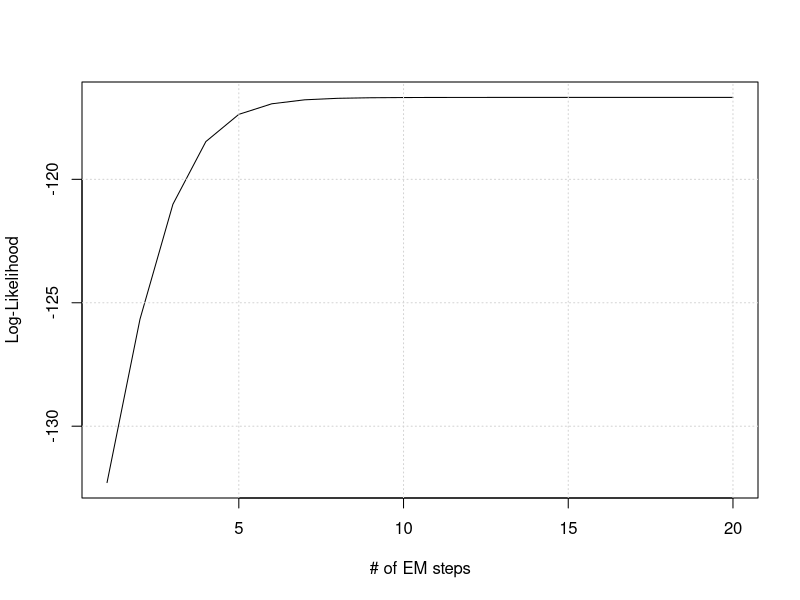
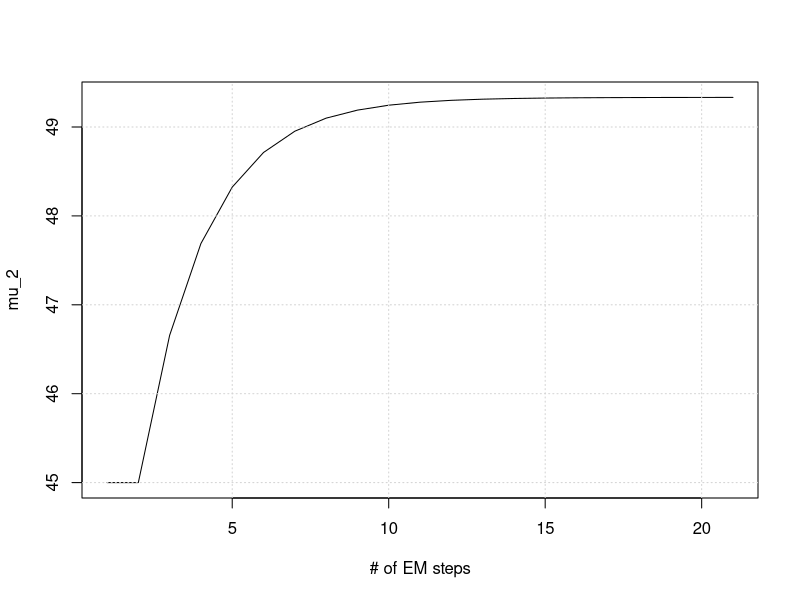

Recreate these plots in R, in order.
#library(VIM)
#data(sleep, package = "VIM")
#data(tao, package = "VIM")
#data(chorizonDL, package = "VIM")
#data(testdata, package = "VIM")

####################
### EM Algorithm ###
####################

initialize <- function(data) {
  x <- data[,1]
  y <- na.omit(data[,2])
  n <- length(x)
  
  # Initalize
  mu <- c(mean(x), mean(y))
  #cov <- matrix(c(var(x), 0, 0, var(y)), nrow = 2, ncol = 2) # Unbiased
  s_xx <- (1/n)*(sum(x^2) - sum(x)^2/n)
  s_yy <- (1/n)*(sum(y^2) - sum(y)^2/n)
  cov <- matrix(c(s_xx, 0, 0, s_yy), nrow = 2, ncol = 2)
  
  return(list(mu = mu, cov = cov))
}

emstep <- function(data, indicator, params) {
  mu <- params$mu
  cov <- params$cov
  x <- data[,1]
  y <- data[,2]
  n <- length(x)
  
  ## E step, update data
  
  # Regression estimation
  beta_1 <- cov[1,2]/cov[1,1]
  beta_0 <- mu[2] - beta_1*mu[1]
  sig_y_x <- cov[2,2] - beta_1^2*cov[1,1]
  
  # Imputation
  y[indicator] <- beta_0 + beta_1*x[indicator]
  
  # Estimate sufficient statistics
  sum_y <- sum(y)
  sum_xy <- sum(x*y)
  sum_yy <- sum(c(y[indicator]^2 + sig_y_x, y[!indicator]^2))
  
  ## M step, update parameters
  
  mu[2] <- mean(y)
  #cov[1,2] <- cov[2,1] <-  (1/(n-1))*(sum_xy - (sum_y*sum(x))/n) # Unbiased
  #cov[2,2] <- (1/(n-1))*(sum_yy - sum_y^2/n) # Unbiased
  
  cov[1,2] <- cov[2,1] <-  (1/n)*(sum_xy - (sum_y*sum(x))/n)
  cov[2,2] <- (1/n)*(sum_yy - sum_y^2/n)
  
  # Update data
  data[,2] <- y
  
  # Return data and params
  return(list(data = data, params = list(mu = mu, cov = cov)))
}

objective <- function(data, params) {
  # Calculate 2D log likelihood
  const <- -log(2*pi)
  det <- -(1/2)*log(det(params$cov))
  maha <- -(1/2)*mahalanobis(data, params$mu, params$cov)
  return(sum(const + det + maha))
}

em_algorithm <- function(data, tolerance = 0.00001) {
  
  params <- initialize(data)
  indicator <- is.na(y)
  loglike <- NULL
  vec_params <- list(params)
  
  repeat {
    # EM step
    result <- emstep(data, indicator, params)
    data <- result$data # Data for next step
    params <- result$params # Parameter for next step
    vec_params <- append(vec_params, list(params))
    
    # Calculate objective (likelihood)
    loglike <- append(loglike, objective(data, params))
    
    # Check if convergence criterion is hit
    last <- length(loglike)
    if(last > 2 && abs(loglike[last] - loglike[last-1]) < tolerance) {
      break;
    }
  }
  
  return(list(loglike = loglike, params = vec_params))
}

# Data

# Enders example
#x <- c(78,84,84,85,87,91,92,94,94,96,99,105,105,106,108,112,113,115,118,134)
#y <- c(NA,NA,NA,NA,NA,NA,NA,NA,NA,NA,7,10,11,15,10,10,12,14,16,12)

# Paper example 3
x <- c(8,6,11,22,14,17,18,24,19,23,26,40,4,4,5,6,8,10)
y <- c(59,58,56,53,50,45,43,42,39,38,30,27,NA,NA,NA,NA,NA,NA)

data <- matrix(c(x,y), ncol = 2)

# Run algorithm
result <- em_algorithm(data, tolerance = 0.000001)

# Plot convergence of log likelihood
plot(result$loglike, type = "l", xlab = "# of EM steps", ylab = "Log-Likelihood")
grid()

# Plot behavior of mu2
mu2 <- sapply(result$params, function(param){param$mu[2]})
plot(mu2, type = "l", xlab = "# of EM steps", ylab = "mu_2")
grid()

#####################
### SEM Algorithm ###
#####################

sem_algorithm <- function(data, params) {
  # !! Do it just for mu2 !! TODO: Extend for general case
  indicator <- is.na(data[,2])
  r_mu <- NULL
  
  # MLE estimate of EM
  mle <- tail(params, 1)[[1]] # Get last parameter element
  
  for(i in 1:(length(params)-1)) { # TODO: replace by repeat and convergence criterion
    # Get current state of theta from em computation
    theta_t <- params[[i]]
    
    # Define theta_i as the final mle and replace i-th value with current state
    theta_t_i <- mle
    theta_t_i$mu[2] <- theta_t$mu[2]
    
    # Do EM step using theta_i
    res <- emstep(data, indicator, theta_t_i)
    theta_t_1_i <- res$params
    data <- res$data
    
    # Calculate ratio
    r_mu <- append(r_mu, (theta_t_1_i$mu[2] - mle$mu[2])/(params[[i]]$mu[2] - mle$mu[2]))
  }
  
  return(r_mu)
}

r_mu2 <- sem_algorithm(data, result$params)




















